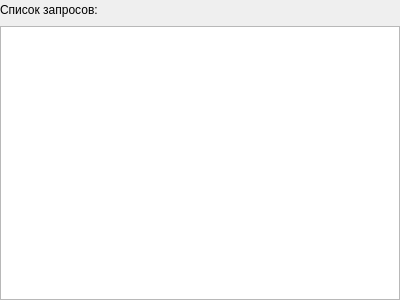
<?xml version="1.0" encoding="UTF-8"?>
<ui version="4.0">
 <class>ReqForm</class>
 <widget class="QWidget" name="ReqForm">
  <property name="geometry">
   <rect>
    <x>0</x>
    <y>0</y>
    <width>400</width>
    <height>300</height>
   </rect>
  </property>
  <property name="windowTitle">
   <string>Form</string>
  </property>
  <layout class="QVBoxLayout" name="verticalLayout">
   <property name="leftMargin">
    <number>0</number>
   </property>
   <property name="topMargin">
    <number>0</number>
   </property>
   <property name="rightMargin">
    <number>0</number>
   </property>
   <property name="bottomMargin">
    <number>0</number>
   </property>
   <item>
    <layout class="QHBoxLayout" name="horizontalLayout">
     <item>
      <widget class="QLabel" name="label">
       <property name="text">
        <string>Список запросов:</string>
       </property>
      </widget>
     </item>
     <item>
      <spacer name="horizontalSpacer">
       <property name="orientation">
        <enum>Qt::Horizontal</enum>
       </property>
       <property name="sizeHint" stdset="0">
        <size>
         <width>40</width>
         <height>20</height>
        </size>
       </property>
      </spacer>
     </item>
    </layout>
   </item>
   <item>
    <widget class="QTableView" name="requestsView">
     <property name="editTriggers">
      <set>QAbstractItemView::NoEditTriggers</set>
     </property>
     <property name="selectionBehavior">
      <enum>QAbstractItemView::SelectRows</enum>
     </property>
    </widget>
   </item>
  </layout>
 </widget>
 <resources/>
 <connections/>
</ui>
